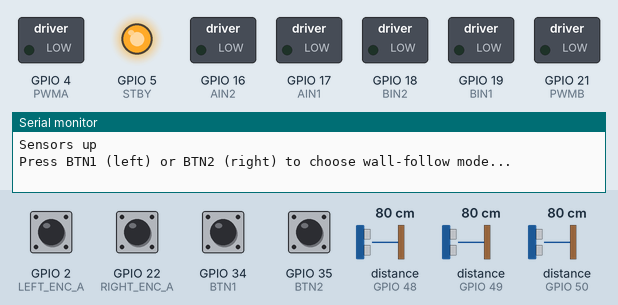
This sketch was run on a simulated ESP32. Parts: switched loads named in the sketch (green lamp = pin HIGH), output pins drawn as LEDs (lit = HIGH), the last lines printed to the serial monitor. Inputs (shaded band) come from the test bench; at power-on: GPIO 2 (LEFT_ENC_A), GPIO 22 (RIGHT_ENC_A) HIGH, GPIO 34 (BTN1), GPIO 35 (BTN2) LOW, distance to the obstacle (sensors on GPIO 48, GPIO 49, GPIO 50) 80 cm.

Above: at 0.9 s.
1.0 s: GPIO 34 (BTN1) pulled HIGH for 0.15 s
At 2.6 s:
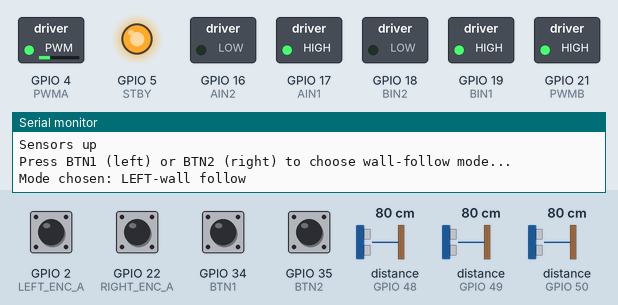
2.9 s: distance to the obstacle (sensor on GPIO 48) set to 2 cm
At 3.7 s:
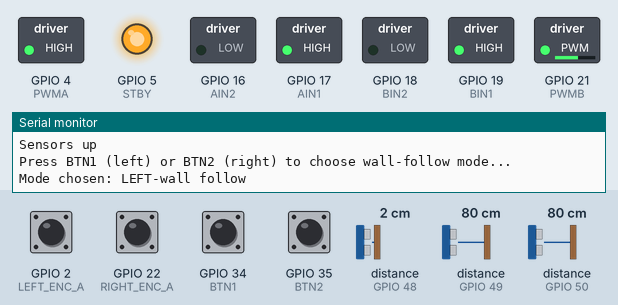
4.5 s: distance to the obstacle (sensor on GPIO 49) set to 17 cm
6.0 s: distance to the obstacle (sensor on GPIO 49) set to 12 cm
At 7.3 s:
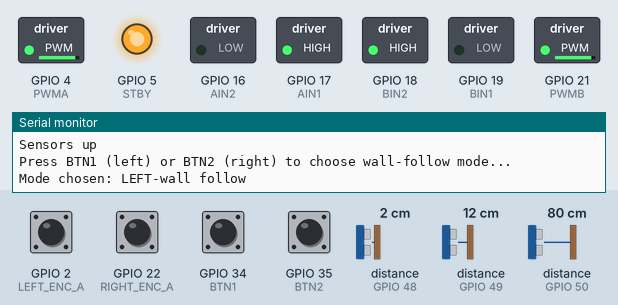
Timing chart, 0 to 8.5 s (numbered marks = the images above; inputs shaded):
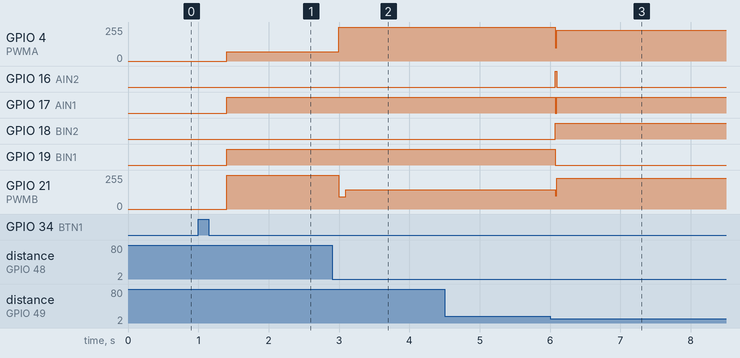

Measured:
- the behaviour switches between 15 and 14 cm on distance to the obstacle (sensor on GPIO 49) (found by bisection; images 2 and 3)
- after the input at 1.0 s, GPIO 4 (PWMA): 0/255 → 70/255 after 0.40 s; GPIO 17 (AIN1), GPIO 19 (BIN1): LOW → HIGH after 0.40 s; GPIO 21 (PWMB): 0/255 → 255/255 after 0.40 s
- after the input at 2.9 s, GPIO 4 (PWMA): 70/255 → 255/255 after 0.09 s; GPIO 21 (PWMB): 255/255 → 93/255 after 0.09 s, → 145/255 0.10 s later
- after the input at 4.5 s, every drawn part: stays the same
- after the input at 6.0 s, GPIO 4 (PWMA): 255/255 → 230/255 after 0.08 s; GPIO 16 (AIN2): LOW → HIGH after 0.08 s, → LOW 0.02 s later; GPIO 17 (AIN1): HIGH → LOW after 0.08 s, → HIGH 0.02 s later; GPIO 18 (BIN2): LOW → HIGH after 0.08 s; GPIO 19 (BIN1): HIGH → LOW after 0.08 s

The sketch:

wall_follower_encoder.ino
```cpp
/* Wall Follower (no encoders) with smooth-front-arc behavior
   - BTN1 = left wall follow
   - BTN2 = right wall follow
   - baseSpeed = 240
   - Smooth "search toward missing wall" logic
   - Front-obstacle -> smooth arc (direction depends on follow mode)
   - Uses VL53L1X left/front/right
*/

#include <Wire.h>
#include <VL53L1X.h>

// ---------------- Pins ----------------
#define BTN1 34
#define BTN2 35

#define AIN1 17
#define AIN2 16
#define PWMA 4
#define STBY 5
#define BIN1 19
#define BIN2 18
#define PWMB 21

#define LEFT_ENC_A 2
#define LEFT_ENC_B 15
#define RIGHT_ENC_A 22
#define RIGHT_ENC_B 23

volatile long leftTicks = 0;
volatile long rightTicks = 0;

// XSHUT pins for sensors
#define XSHUT_L 13
#define XSHUT_F 27
#define XSHUT_R 25

// I2C addresses
#define ADDR_L 0x30
#define ADDR_F 0x31
#define ADDR_R 0x32

void IRAM_ATTR leftEncoderISR() {
  bool a = digitalRead(LEFT_ENC_A);
  bool b = digitalRead(LEFT_ENC_B);
  leftTicks += (a == b) ? 1 : -1;
}

void IRAM_ATTR rightEncoderISR() {
  bool a = digitalRead(RIGHT_ENC_A);
  bool b = digitalRead(RIGHT_ENC_B);
  rightTicks += (a == b) ? 1 : -1;
}

// ---------------- Sensors & globals ----------------
VL53L1X sensorL, sensorF, sensorR;
int timingBudget = 20; // ms
int curtime = 0; // for timing budget

int distLeft = 0, distFront = 0, distRight = 0;

const int baseSpeed = 230;        // Further reduced for better control
const int targetDist = 80;        // mm desired wall distance
const int frontThresh = 150;      // Reduced threshold for earlier detection
const int wallThresh = 180;       // Increased for better wall detection
const int outerSpeed = 255;       // Reduced for smoother turns
const int innerSpeed = 70;        // Increased minimum for better movement
const int rotationSpeed = 180;    // Further reduced for better accuracy

// ---------------- Wall PID ----------------
float Kp = 1.40;                   // Increased for better response
float Ki = 0.0002;                 // Increased for steady-state accuracy
float Kd = 0.87;                   // Increased for stability
float pidPrev = 0, pidInt = 0;

// ---------------- Mode ----------------
bool followLeft = false; // set at startup

// ---------------- Motor helper ----------------
void mspeed(int a, int b) {
    if (abs(a) <= 255) {
        digitalWrite(AIN1, a >= 0); digitalWrite(AIN2, a < 0);
        analogWrite(PWMA, abs(a));
    }

    if (abs(b) <= 255) {
        digitalWrite(BIN1, b >= 0); digitalWrite(BIN2, b < 0);
        analogWrite(PWMB, abs(b));
    }
}

// ---------------- Sensors ----------------
void setupSensors() {
  Wire.begin(33, 32);

  // Reset all sensors
  pinMode(XSHUT_L, OUTPUT);
  pinMode(XSHUT_F, OUTPUT);
  pinMode(XSHUT_R, OUTPUT);
  digitalWrite(XSHUT_L, LOW);
  digitalWrite(XSHUT_F, LOW);
  digitalWrite(XSHUT_R, LOW);
  delay(100);

  // Bring left up
  pinMode(XSHUT_L, INPUT);
  delay(10);
  if (!sensorL.init()) {
    Serial.println("SensorL init fail");
    while(1);
  }
  sensorL.setAddress(ADDR_L);

  // front
  pinMode(XSHUT_F, INPUT);
  delay(10);
  if (!sensorF.init()) {
    Serial.println("SensorF init fail");
    while(1);
  }
  sensorF.setAddress(ADDR_F);

  // right
  pinMode(XSHUT_R, INPUT);
  delay(10);
  if (!sensorR.init()) {
    Serial.println("SensorR init fail");
    while(1);
  }
  sensorR.setAddress(ADDR_R);

  sensorL.setDistanceMode(VL53L1X::Medium);
  sensorF.setDistanceMode(VL53L1X::Medium);
  sensorR.setDistanceMode(VL53L1X::Medium);

  sensorL.setMeasurementTimingBudget(timingBudget * 1000);
  sensorF.setMeasurementTimingBudget(timingBudget * 1000);
  sensorR.setMeasurementTimingBudget(timingBudget * 1000);

  sensorL.startContinuous(timingBudget);
  sensorF.startContinuous(timingBudget);
  sensorR.startContinuous(timingBudget);

  Serial.println("Sensors up");
}

void updateSensors() {
  distLeft  = sensorL.read();
  distFront = sensorF.read();
  distRight = sensorR.read();

  // Add sensor error handling
  if (distLeft == 0 || distLeft > 4000) distLeft = 4000;
  if (distFront == 0 || distFront > 4000) distFront = 4000;
  if (distRight == 0 || distRight > 4000) distRight = 4000;
}

// ---------------- PID routines ----------------
void runWallPIDSingle(int measured, int desired, bool invertMirror) {
  // invertMirror == true -> mirror error (for right-wall case) so code below can be identical
  float e = (float)measured - (float)desired;
  if (invertMirror) e = -e;

  pidInt += e;
  pidInt = constrain(pidInt, -5000, 5000);  // Increased integral limits
  float deriv = e - pidPrev;
  pidPrev = e;

  float pid = Kp * e + Ki * pidInt + Kd * deriv;

  // pid positive -> steering correction
  int leftSp = constrain(baseSpeed - pid, 30, 255);   // Added minimum speed
  int rightSp = constrain(baseSpeed + pid, 30, 255);  // Added minimum speed

  mspeed(leftSp, rightSp);
}

float encoderCountToDegrees = 0.945;
void rotate(int degree) {
    int target = encoderCountToDegrees * abs(degree);
    int dir = degree > 0 ? 1 : -1;
    bool rotatingLeft = true, rotatingRight = true;
    leftTicks = rightTicks = 0;
    int rspeed = baseSpeed;

    mspeed(dir*rspeed, -dir*rspeed);
    while (rotatingLeft or rotatingRight) {
        if (abs(leftTicks) > target) {
            mspeed(0, 300);
            rotatingLeft = false;
        }
        if (abs(rightTicks) > target) {
            mspeed(300, 0);
            rotatingRight = false;
        }
        if (abs(leftTicks) > target - 50 or abs(rightTicks) > target - 50) {
          rspeed = 120;
        }
        delay(5);
    }
    mspeed(0, 0);
    pidInt = 0;
    pidPrev = 0;
}

// ---------------- Main behavior (symmetric) ----------------
void behaviorStep() {
  updateSensors();

  // Debug output
  // Serial.printf("L:%d F:%d R:%d Mode:%s\n",
  //               distLeft, distFront, distRight,
  //               followLeft ? "LEFT" : "RIGHT");

  // 1) Handle missing wall first - search behavior (higher priority than front obstacle)
  if (followLeft) {
    if (distLeft > wallThresh) {
      // Serial.println("Left wall missing - turning left");
      mspeed(innerSpeed, outerSpeed);  // Turn left to find wall
      return;
    }
  } else {
    if (distRight > wallThresh) {
      // Serial.println("Right wall missing - turning right");
      mspeed(outerSpeed, innerSpeed);  // Turn right to find wall
      return;
    }
  }

  // 2) Check for front obstacle - but only when we have a wall to follow
  if (distFront < frontThresh) {
    // Serial.println("Front obstacle detected - executing turn");

    // Don't stop completely, just slow down briefly
    mspeed(-100, -100);
    delay(20);

    if (followLeft) {
      // Left wall following: turn right away from wall
      // Serial.println("Left follow mode - turning right 90 degrees");
      rotate(90);
    } else {
      // Right wall following: turn left away from wall
      // Serial.println("Right follow mode - turning left 90 degrees");
      rotate(-90);
    }
    return;
  }

  // 3) Wall following with PID
  if (followLeft) {
    runWallPIDSingle(distLeft, targetDist, false);
  } else {
    runWallPIDSingle(distRight, targetDist, true);
  }
}

// ---------------- Setup & loop ----------------
void setup() {
  Serial.begin(115200);
  delay(10);

  // Motor pins
  pinMode(PWMA, OUTPUT);
  pinMode(AIN1, OUTPUT);
  pinMode(AIN2, OUTPUT);
  pinMode(PWMB, OUTPUT);
  pinMode(BIN1, OUTPUT);
  pinMode(BIN2, OUTPUT);
  pinMode(STBY, OUTPUT);
  digitalWrite(STBY, HIGH);

  // Buttons
  pinMode(BTN1, INPUT);
  pinMode(BTN2, INPUT);

  // Sensors
  setupSensors();

  // Encoder setup
  pinMode(LEFT_ENC_A, INPUT_PULLUP);
  pinMode(LEFT_ENC_B, INPUT_PULLUP);
  pinMode(RIGHT_ENC_A, INPUT_PULLUP);
  pinMode(RIGHT_ENC_B, INPUT_PULLUP);

  attachInterrupt(digitalPinToInterrupt(LEFT_ENC_A), leftEncoderISR, RISING);
  attachInterrupt(digitalPinToInterrupt(RIGHT_ENC_A), rightEncoderISR, RISING);

  Serial.println("Press BTN1 (left) or BTN2 (right) to choose wall-follow mode...");

  // wait for a button press at start
  while (true) {
    if (digitalRead(BTN1) == HIGH) {
      followLeft = true;
      break;
    }
    if (digitalRead(BTN2) == HIGH) {
      followLeft = false;
      break;
    }
    delay(10);
  }
  delay(300);
  Serial.printf("Mode chosen: %s-wall follow\n", followLeft ? "LEFT" : "RIGHT");
  curtime = millis();
}

void loop() {
  behaviorStep();
  while(millis() - curtime < timingBudget) {}
  curtime = millis();
}
```
